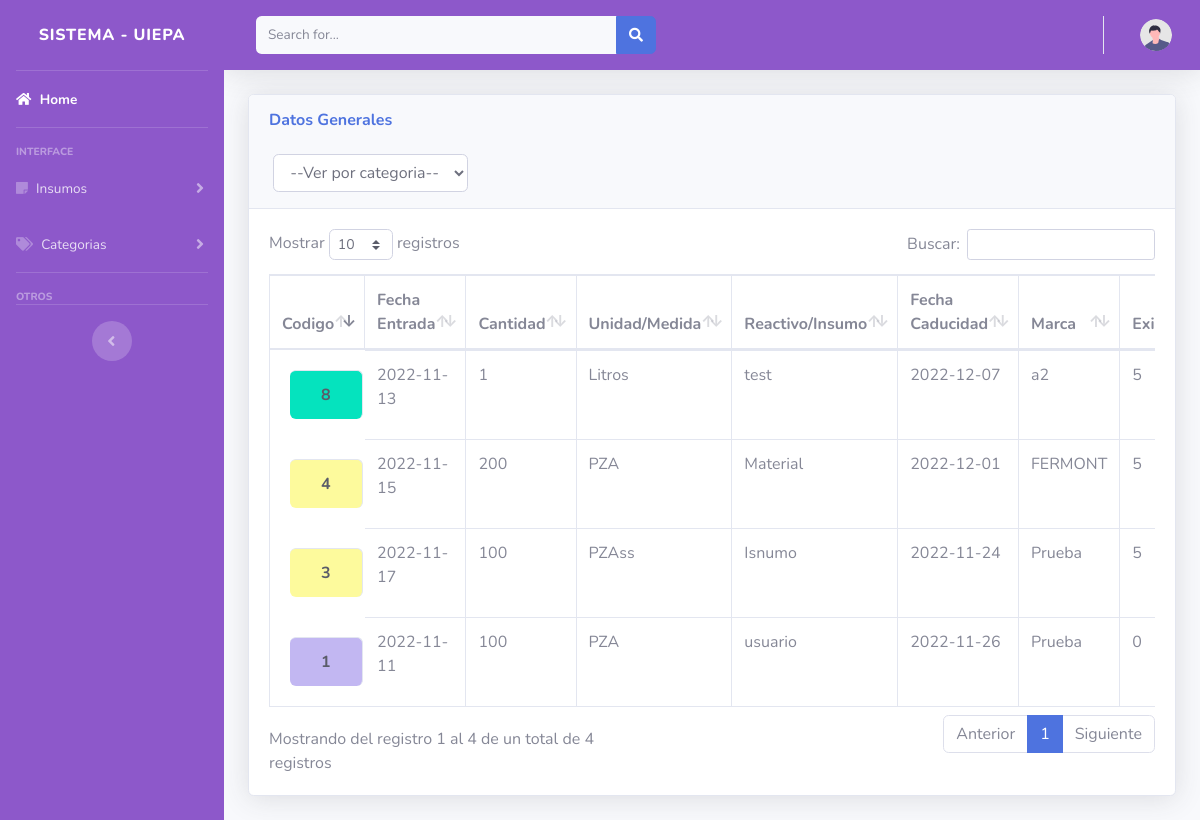
Screenshot of /views/insumos.php (signed in) with the database file from the repository.
### tables this page shows
CREATE TABLE `insumo` (
  `id` int(11) NOT NULL,
  `fecha_entrada` date NOT NULL,
  `cantidad` int(50) NOT NULL,
  `unidad` varchar(150) NOT NULL,
  `nombre` varchar(150) NOT NULL,
  `fecha_caducidad` date NOT NULL,
  `marca` varchar(150) NOT NULL,
  `existencia` varchar(150) NOT NULL,
  `categoria` varchar(50) NOT NULL,
  `entregado` int(10) NOT NULL
);

### views/insumos.php (the view, shortened to what this page needs)
<!DOCTYPE html>
<html lang="en">
<head>
</head>
<?php include "../includes/header.php";?>
<body id="page-top">
                <div class="container-fluid">
                    <div class="card shadow mb-4">
                        <div class="card-header py-3">
                            <h6 class="m-0 font-weight-bold text-primary">Datos Generales</h6>
                            <br>
                            <select name="select" id="select" class="control" required>
                            <option value="0" >--Ver por categoria--</option>
                              </select>
                        </div>
                        <div class="card-body">
                        <div class="class">
                            <div class="table-responsive">
                                <table class="table table-bordered" id="dataTable" width="100%" cellspacing="0">
                                    <thead>
                                        <tr>
                                            <th>Codigo</th>
                                            <th>Fecha Entrada</th>
                                            <th>Cantidad</th>
                                            <th>Unidad/Medida</th>
                                            <th>Reactivo/Insumo</th>
                                            <th>Fecha Caducidad</th>
                                            <th>Marca</th>
                                            <th>Existencia</th>
                                        </tr>
                                    </thead>
                                    <tbody>
                                    <?php
require_once ("../includes/db.php");
$result=mysqli_query($conexion,"SELECT * FROM insumo ");
while ($fila = mysqli_fetch_assoc($result)):
?>
<tr>
<td <?php echo  'class="'.$fila['categoria'] .'"'; ?>><?php echo $fila['id']; ?></td>
<td><?php echo $fila['fecha_entrada']; ?></td>
<td><?php echo $fila['cantidad']; ?></td>
<td><?php echo $fila['unidad']; ?></td>
<td><?php echo $fila['nombre']; ?></td>
<td><?php echo $fila['fecha_caducidad']; ?></td>
<td><?php echo $fila['marca']; ?></td>
<td><?php echo $fila['existencia'];?></td>
</tr>
<?php  include "editar.php"; ?>
<?php endwhile;?>
            <?php include "form_categoria.php";?>
            <?php include "form_datos.php";?>
</body>
</html>

### includes/header.php (shortened to what this page needs)
<!DOCTYPE html>
<html lang="en">
<head>
    <link href="../vendor/fontawesome-free/css/all.min.css" rel="stylesheet" type="text/css">
    <link href="../css/sb-admin-2.min.css" rel="stylesheet">
    <link href="../vendor/datatables/dataTables.bootstrap4.min.css" rel="stylesheet">
    <link rel="stylesheet" href="../css/styles.css">
    <link href="../vendor/datatables/dataTables.bootstrap4.min.css" rel="stylesheet">
</head>
<body id="page-top">
    <div id="wrapper">
        <ul class="navbar-nav bg-gradient-dark sidebar sidebar-dark accordion" id="accordionSidebar">
            <a class="sidebar-brand d-flex align-items-center justify-content-center" href="index.php">
                <div class="sidebar-brand-text mx-1">Sistema - UIEPA</div>
            </a>
            <hr class="sidebar-divider my-0">
            <li class="nav-item active">
                <a class="nav-link" href="../views/index.php">
                <i class="fa fa-home" aria-hidden="true"></i>
                    <span>Home</span></a>
            </li>
            <hr class="sidebar-divider">
            <div class="sidebar-heading">
                Interface
            </div>
            <li class="nav-item">
                <a class="nav-link collapsed" href="#" data-toggle="collapse" data-target="#collapseTwo"
                    aria-expanded="true" aria-controls="collapseTwo">
                    <i class="fa fa-sticky-note" aria-hidden="true"></i>
                    <span>Insumos</span>
                </a>
            </li>
            <li class="nav-item">
                <a class="nav-link collapsed" href="#" data-toggle="collapse" data-target="#collapseUtilities"
                    aria-expanded="true" aria-controls="collapseUtilities">
                    <i class="fa fa-tags" aria-hidden="true"></i>
                    <span>Categorias</span>
                </a>
            </li>
            <hr class="sidebar-divider">
            <div class="sidebar-heading">
                Otros
            </div>
            <hr class="sidebar-divider d-none d-md-block">
            <div class="text-center d-none d-md-inline">
                <button class="rounded-circle border-0" id="sidebarToggle"></button>
            </div>
        </ul>
        <div id="content-wrapper" class="d-flex flex-column">
            <div id="content">
                <nav class="navbar navbar-expand navbar-light bg-white topbar mb-4 static-top shadow">
                    <form
                        class="d-none d-sm-inline-block form-inline mr-auto ml-md-3 my-2 my-md-0 mw-100 navbar-search">
                        <div class="input-group">
                            <input type="text" class="form-control bg-light border-0 small" placeholder="Search for..."
                                aria-label="Search" aria-describedby="basic-addon2">
                            <div class="input-group-append">
                                <button class="btn btn-primary" type="button">
                                    <i class="fas fa-search fa-sm"></i>
                                </button>
                            </div>
                        </div>
                    </form>
                    <ul class="navbar-nav ml-auto">
                        <li class="nav-item dropdown no-arrow">
                            <a class="nav-link dropdown-toggle" href="#" id="userDropdown" role="button"
                                data-toggle="dropdown" aria-haspopup="true" aria-expanded="false">
                                <img class="img-profile rounded-circle"
                                    src="../img/undraw_profile.svg">
                            </a>
                        </li>
                    </ul>
                </nav>
</body>
</html>

### views/editar.php (shortened to what this page needs)
<!DOCTYPE html>
<html lang="es-MX">
<head>
    <link rel="stylesheet" href="../package/dist/sweetalert2.css">
</head>
<body id="page-top">
            </div>
        </div>
    </div>
</body>
</html>

### views/form_categoria.php (shortened to what this page needs)
<!DOCTYPE html>
<html lang="es-MX">
<head>
    <link rel="stylesheet" href="../package/dist/sweetalert2.css">
</head>
<body id="page-top">
</body>
</html>

### views/form_datos.php (shortened to what this page needs)
<!DOCTYPE html>
<html lang="es-MX">
<head>
    <link rel="stylesheet" href="../package/dist/sweetalert2.css">
</head>
<body id="page-top">
</body>
</html>

### css/styles.css (style rules this page uses)
.control { height: calc(1.5em + 0.75rem + 2px); padding: 0.375rem 0.75rem; font-size: 1rem; font-weight: 400; line-height: 1.5; color: #6e707e; background-color: #fff; background-clip: padding-box; border: 1px solid #d1d3e2; border-radius: 0.35rem; transition: border-color .15s ease-in-out,box-shadow .15s ease-in-out; }
.ENFERMERIA { background: #05e3be; color: #5a5c69; font-weight: bold; padding: 15px; border: 2px solid #5a5c69; border-radius: 6px; text-align:center; width: 50%; margin: 20px; display: inline-block; }
.GASTRONOMIA { background: #c2b7f2; color: #5a5c69; font-weight: bold; padding: 15px; border: 2px solid #5a5c69; border-radius: 6px; text-align:center; width: 50%; margin: 20px; display: inline-block; }
.VETERINARIA { background: #fbf4136b; color: #5a5c69; font-weight: bold; padding: 15px; border: 2px solid #5a5c69; border-radius: 6px; text-align:center; width: 50%; margin: 20px; display: inline-block; }

### includes/header.php (style rules this page uses)
.bg-gradient-dark { background-color: #373c5c; background-image: linear-gradient(180deg,#8d58ca 10%, #8d58ca 100%); background-size: cover; }
.bg-white { background-color: #8d58ca!important; }

### rows the page displays
insumo: id "1", fecha_entrada "2022-11-11", cantidad "100", unidad "PZA", nombre "usuario", fecha_caducidad "2022-11-26", marca "Prueba", existencia "0"
insumo: id "3", fecha_entrada "2022-11-17", cantidad "100", unidad "PZAss", nombre "Isnumo", fecha_caducidad "2022-11-24", marca "Prueba", existencia "5"
insumo: id "4", fecha_entrada "2022-11-15", cantidad "200", unidad "PZA", nombre "Material", fecha_caducidad "2022-12-01", marca "FERMONT", existencia "5"
insumo: id "8", fecha_entrada "2022-11-13", cantidad "1", unidad "Litros", nombre "test", fecha_caducidad "2022-12-07", marca "a2", existencia "5"
